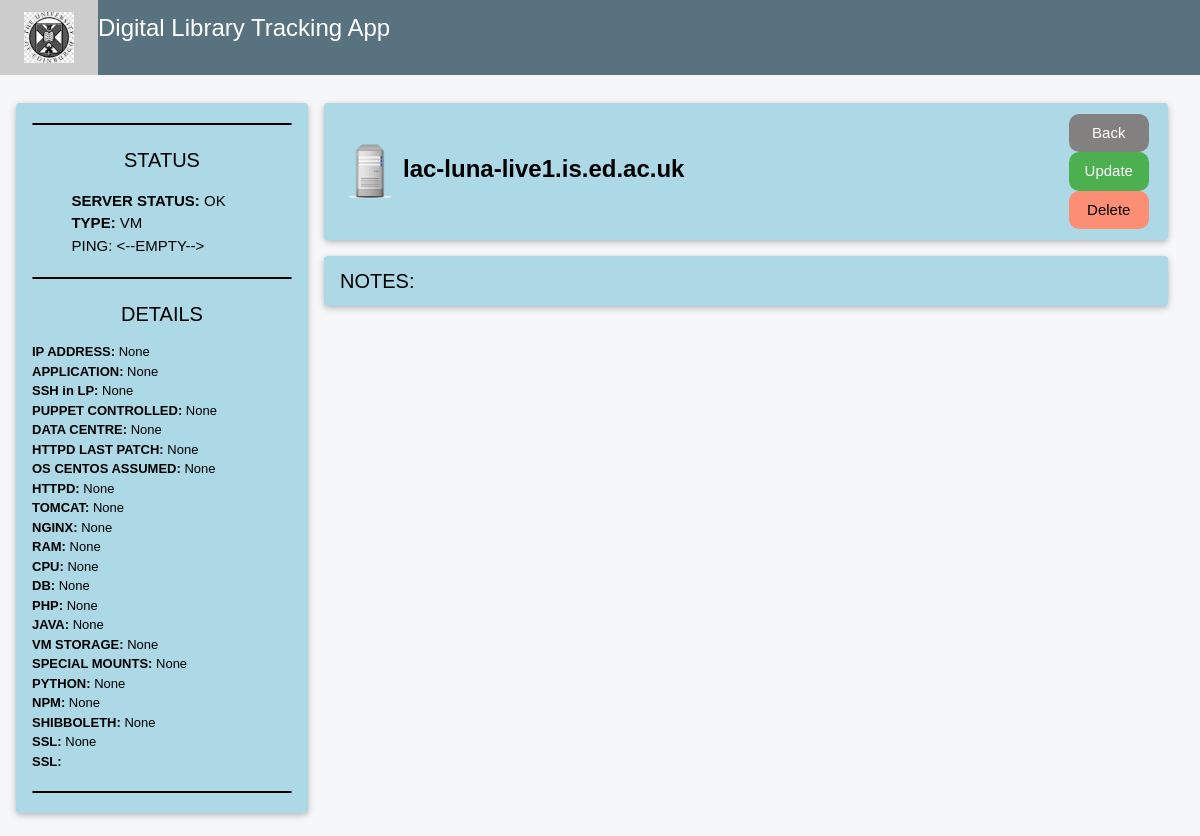
The page /lddt_tracker/vm/1086/ on the database its author committed.
### lddt_app/models.py (models this page shows, shortened)
class Vm(models.Model):
    hostname = models.CharField('Hostname', blank=True, null=True, max_length=150)
    ip_address = models.CharField('IP Address', blank=True, null=True, max_length=150)
    application = models.CharField('Application', blank=True, null=True, max_length=150)
    vm_type = models.ForeignKey(vm_type, on_delete=models.CASCADE, blank=True, null=True, max_length=150)
    vm_status = models.ForeignKey(vm_status, on_delete=models.CASCADE, blank=True, null=True, max_length=150)
    ssh_in_lp = models.CharField('SSH in LP', blank=True, null=True, max_length=150)
    puppet_controlled = models.CharField('Puppet Controlled', blank=True, null=True, max_length=150)
    data_centre = models.CharField('Data Centre', blank=True, null=True, max_length=150)
    poodle_checked = models.CharField('Poodle Checked', blank=True, null=True, max_length=150)
    log4shell_risk = models.CharField('Log for shell risk', blank=True, null=True, max_length=150)
    trace_risk = models.CharField('Trace Risk', blank=True, null=True, max_length=150)
    httpd_last_patch = models.DateField('HTTPD Last patch', blank=True, null=True, max_length=150)
    os_centos_assumed = models.CharField('OS (CENTOS assumed)', blank=True, null=True, max_length=150)
    httpd = models.CharField('HTTPD', blank=True, null=True, max_length=150)
    tomcat = models.CharField('Tomcat', blank=True, null=True, max_length=150)
    nginx = models.CharField('NGINX', blank=True, null=True, max_length=150)
    ram = models.CharField('RAM', blank=True, null=True, max_length=150)
    cpu = models.CharField('CPU', blank=True, null=True, max_length=150)
    db = models.CharField('DB', blank=True, null=True, max_length=150)
    php = models.CharField('PHP', blank=True, null=True, max_length=150)
    java = models.CharField('Java', blank=True, null=True, max_length=150)
    vm_storage = models.CharField('VM Storage', blank=True, null=True, max_length=150)
    special_mounts = models.CharField('Special Mounts', blank=True, null=True, max_length=150)
    python = models.CharField('Python', blank=True, null=True, max_length=150)
    npm = models.CharField('NPM', blank=True, null=True, max_length=150)
    shibboleth = models.CharField('NPM', blank=True, null=True, max_length=150)
    ssl = models.CharField('SSL', blank=True, null=True, max_length=150)
    notes = models.TextField('Notes', blank=True, null=True)
    vmfs_root_used = models.CharField('VMFS-root used', blank=True, null=True, max_length=150)
    vmfs_apps_used = models.CharField('VMFS-apps used', blank=True, null=True, max_length=150)
    vmfs_data_used = models.CharField('VMFS-data used', blank=True, null=True, max_length=150)

class vm_status(models.Model):
    name = models.CharField(max_length=150)
    def __str__(self):
        return self.name

class vm_type(models.Model):
    name = models.CharField(max_length=150)
    def __str__(self):
        return self.name

### lddt_app/views.py (the view)
# urls.py: re_path(r'^vm/(\d+)/', vm_details, name='vm_details'),
def vm_details(request, id):
    vm = Vm.objects.get(id=id)
    return render(request, 'vm/vm_details.html', {'vm': vm})

### lddt_app/templates/vm/vm_details.html (shortened to what this page needs)
<!DOCTYPE html>
<html lang="en">
<head>
    {% load static %}
    <link rel="stylesheet" href="{% static 'w3.css' %}" >
    <link rel="stylesheet" href="{% static 'w3-theme-blue-grey.css' %}" >
    <link rel="stylesheet" href="{% static 'family-open-sans.css' %}" >
    <link rel="stylesheet" href="{% static 'font-awsome-min.css' %}" >
</head>
<body class="w3-theme-l5">
<div class="w3-top">
 <div class="w3-bar w3-theme-d2 w3-left-align w3-large">
     <a href="#" class="w3-bar-item w3-button w3-padding-large w3-theme-d4">
     <img class="card-img" src="/static/img/uni_logo_1.jpg" style="width:50px">
     </a>
     <h3>Digital Library Tracking App</h3>
 </div>
</div>
<br>
<div class="w3-container w3-content" style="max-width:1400px;margin-top:80px">
  <div class="w3-row">
      <div class="w3-col m3">
          <div style="background-color: lightblue" class="w3-card w3-round">
              <div class="w3-container">
                  <hr style="border: 1px solid black; border-radius: 5px;">
                  <h4 class="w3-center">STATUS</h4>
                  <p>
                      <i class="fa fa-user fa-fw w3-margin-right w3-text-theme"></i> <strong>SERVER STATUS:</strong> {{ vm.vm_status }} <br>
                      <i class="fa fa-user fa-fw w3-margin-right w3-text-theme"></i> <strong>TYPE:</strong> {{ vm.vm_type }} <br>
                      <i class="fa fa-calendar fa-fw w3-margin-right w3-text-theme"></i> PING: <--EMPTY-->
                  </p>
                  <hr style="border: 1px solid black; border-radius: 5px;">
                  <h4 class="w3-center">DETAILS</h4>
                  <p style="font-size:13px">
                      <strong>IP ADDRESS:</strong> {{ vm.ip_address }} <br>
                      <strong>APPLICATION: </strong>{{ vm.application }} <br>
                      <strong>SSH in LP:</strong> {{ vm.ssh_in_lp }} <br>
                      <strong>PUPPET CONTROLLED:</strong> {{ vm.puppet_controlled }} <br>
                      <strong>DATA CENTRE:</strong> {{ vm.data_centre }} <br>
                      <strong>HTTPD LAST PATCH:</strong> {{ vm.httpd_last_patch }} <br>
                      <strong>OS CENTOS ASSUMED:</strong> {{ vm.os_centos_assumed }} <br>
                      <strong>HTTPD:</strong> {{ vm.httpd }} <br>
                      <strong>TOMCAT:</strong> {{ vm.tomcat }} <br>
                      <strong>NGINX:</strong> {{ vm.nginx }} <br>
                      <strong>RAM:</strong> {{ vm.ram }} <br>
                      <strong>CPU:</strong> {{ vm.cpu }} <br>
                      <strong>DB:</strong> {{ vm.db }} <br>
                      <strong>PHP:</strong> {{ vm.php }} <br>
                      <strong>JAVA:</strong> {{ vm.java }} <br>
                      <strong>VM STORAGE:</strong> {{ vm.vm_storage }} <br>
                      <strong>SPECIAL MOUNTS:</strong> {{ vm.special_mounts }} <br>
                      <strong>PYTHON:</strong> {{ vm.python }} <br>
                      <strong>NPM:</strong> {{ vm.npm }} <br>
                      <strong>SHIBBOLETH:</strong> {{ vm.shibboleth }} <br>
                      <strong>SSL:</strong> {{ vm.ssl }} <br>
                      <strong>SSL:</strong> {{ vm.testrsa }} <br>
                  </p>
                  <hr style="border: 1px solid black; border-radius: 5px;">
              </div>
          </div>
          <br>
      </div>
      <div class="w3-col m9">
          <div class="w3-row-padding">
            <div class="w3-col m12">
                <div style="background-color: lightblue" class="w3-card w3-round">
                    <div class="w3-container w3-padding">
                        <table>
                            <tr>
                                <td style="width: 100%">
                                    <img src="/static/img/vms/server_icon_2.png" alt="Avatar" class="w3-left  w3-margin-center" style="width:60px">
                                    <h3 style="margin-left: 5px; vertical-align:middle"><strong>{{ vm.hostname }}</strong></h3>
                                </td>
                                <td style="vertical-align:middle; text-align: right">
                                    <button type="button"  style="background-color: #838180; border-radius: 10px; color: white; ; width: 100%" class="w3-button">
                                        <a style="text-decoration: none" href="{% url 'vms_home' %}">Back</a>
                                    </button>
                                    <button type="button"  style="background-color: #4CAF50; border-radius: 10px; color: white; ; width: 100%" class="w3-button">
                                        <a style="text-decoration: none" href="{% url 'update_vm' vm.id %}">Update</a>
                                    </button>
                                    <button type="button"  style="background-color: #FC8E76; border-radius: 10px; color: black; width: 100%" class="w3-button">
                                        <a style="text-decoration: none" href="{% url 'delete_vm' vm.id %}">Delete</a>
                                    </button>
                                </td>
                            </tr>
                        </table>
                    </div>
                </div>
            </div>
        </div>
        <div style="background-color: lightblue" class="w3-container w3-card w3-round w3-margin">
            <h4>
                NOTES: <br>
            </h4>
        </div>
      </div>
  </div>
</div>
</body>
</html>

### lddt_app/static/w3.css (style rules this page uses)
html { box-sizing:border-box }
*,*:before,*:after { box-sizing:inherit }
html { -ms-text-size-adjust:100%;-webkit-text-size-adjust:100% }
body { margin:0 }
a { background-color:transparent }
b,strong { font-weight:bolder }
img { border-style:none }
hr { box-sizing:content-box;height:0;overflow:visible }
button,input,select,textarea,optgroup { font:inherit;margin:0 }
button,input { overflow:visible }
button,select { text-transform:none }
button,[type=button],[type=reset],[type=submit] { -webkit-appearance:button }
html,body { font-family:Verdana,sans-serif;font-size:15px;line-height:1.5 }
html { overflow-x:hidden }
h3 { font-size:24px }
h4 { font-size:20px }
h1,h2,h3,h4,h5,h6 { font-family:"Segoe UI",Arial,sans-serif;font-weight:400;margin:10px 0 }
hr { border:0;border-top:1px solid #eee;margin:20px 0 }
img { vertical-align:middle }
a { color:inherit }
.w3-btn,.w3-button { border:none;display:inline-block;padding:8px 16px;vertical-align:middle;overflow:hidden;text-decoration:none;color:inherit;background-color:inherit;text-align:center;cursor:pointer;white-space:nowrap }
.w3-btn,.w3-button { -webkit-touch-callout:none;-webkit-user-select:none;-khtml-user-select:none;-moz-user-select:none;-ms-user-select:none;user-select:none }
.w3-bar { width:100%;overflow:hidden }
.w3-bar .w3-bar-item { padding:8px 16px;float:left;width:auto;border:none;display:block;outline:0 }
.w3-bar .w3-button { white-space:normal }
.w3-container:after,.w3-container:before,.w3-panel:after,.w3-panel:before,.w3-row:after,.w3-row:before,.w3-row-padding:after,.w3-row-padding:before, .w3-cell-row:before,.w3-cell-row:after,.w3-clear:after,.w3-clear:before,.w3-bar:before,.w3-bar:after { content:"";display:table;clear:both }
.w3-col,.w3-half,.w3-third,.w3-twothird,.w3-threequarter,.w3-quarter { float:left;width:100% }
@media (min-width:601px) { .w3-col.m3,.w3-quarter { width:24.99999% } }
@media (min-width:601px) { .w3-col.m9,.w3-threequarter { width:74.99999% } }
@media (min-width:601px) { .w3-col.m12 { width:99.99999% } }
.w3-content,.w3-auto { margin-left:auto;margin-right:auto }
.w3-content { max-width:980px }
.w3-top,.w3-bottom { position:fixed;width:100%;z-index:1 }
.w3-top { top:0 }
.w3-round,.w3-round-medium { border-radius:4px }
.w3-row-padding,.w3-row-padding>.w3-half,.w3-row-padding>.w3-third,.w3-row-padding>.w3-twothird,.w3-row-padding>.w3-threequarter,.w3-row-padding>.w3-quarter,.w3-row-padding>.w3-col { padding:0 8px }
.w3-container,.w3-panel { padding:0.01em 16px }
.w3-card,.w3-card-2 { box-shadow:0 2px 5px 0 rgba(0,0,0,0.16),0 2px 10px 0 rgba(0,0,0,0.12) }
.w3-large { font-size:18px!important }
.w3-left-align { text-align:left!important }
.w3-center { text-align:center!important }
.w3-margin { margin:16px!important }
.w3-margin-right { margin-right:16px!important }
.w3-padding { padding:8px 16px!important }
.w3-padding-large { padding:12px 24px!important }
.w3-left { float:left!important }

### lddt_app/static/w3-theme-blue-grey.css (style rules this page uses)
.w3-theme-l5 { color:#000 !important; background-color:#f5f7f8 !important }
.w3-theme-d2 { color:#fff !important; background-color:#59727F !important }
.w3-theme-d4 { color:#fff !important; background-color:#3a4b53 !important }
.w3-text-theme { color:#607d8b !important }

### lddt_app/templates/vm/vm_details.html (style rules this page uses)
html, body, h1, h2, h3, h4, h5 { font-family: "Open Sans", sans-serif }

### rows shown on the page
Vm: vm_status "OK", vm_type "VM", ip_address "None", application "None", ssh_in_lp "None", puppet_controlled "None", data_centre "None", httpd_last_patch "None", os_centos_assumed "None", httpd "None", tomcat "None", nginx "None", ram "None", cpu "None", db "None", php "None", java "None", vm_storage "None", special_mounts "None", python "None", npm "None", shibboleth "None", ssl "None", hostname "lac-luna-live1.is.ed.ac.uk"
